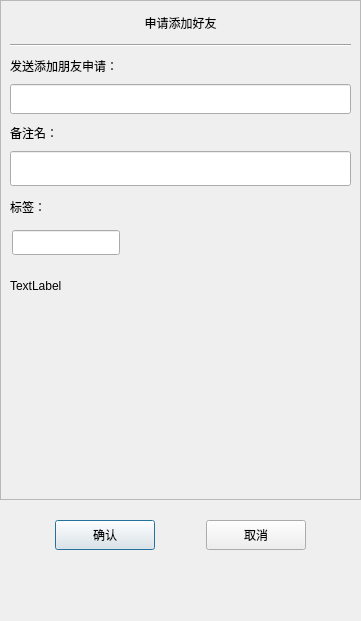
<?xml version="1.0" encoding="UTF-8"?>
<ui version="4.0">
 <class>ApplyFriend</class>
 <widget class="QDialog" name="ApplyFriend">
  <property name="geometry">
   <rect>
    <x>0</x>
    <y>0</y>
    <width>361</width>
    <height>621</height>
   </rect>
  </property>
  <property name="minimumSize">
   <size>
    <width>361</width>
    <height>621</height>
   </size>
  </property>
  <property name="maximumSize">
   <size>
    <width>361</width>
    <height>621</height>
   </size>
  </property>
  <property name="windowTitle">
   <string>Dialog</string>
  </property>
  <layout class="QVBoxLayout" name="verticalLayout">
   <property name="spacing">
    <number>0</number>
   </property>
   <property name="leftMargin">
    <number>0</number>
   </property>
   <property name="topMargin">
    <number>0</number>
   </property>
   <property name="rightMargin">
    <number>0</number>
   </property>
   <property name="bottomMargin">
    <number>0</number>
   </property>
   <item>
    <widget class="QScrollArea" name="scrollArea">
     <property name="minimumSize">
      <size>
       <width>0</width>
       <height>500</height>
      </size>
     </property>
     <property name="widgetResizable">
      <bool>true</bool>
     </property>
     <widget class="QWidget" name="scrollcontent">
      <property name="geometry">
       <rect>
        <x>0</x>
        <y>0</y>
        <width>359</width>
        <height>498</height>
       </rect>
      </property>
      <layout class="QVBoxLayout" name="verticalLayout_2">
       <property name="spacing">
        <number>0</number>
       </property>
       <property name="leftMargin">
        <number>0</number>
       </property>
       <property name="rightMargin">
        <number>0</number>
       </property>
       <item>
        <widget class="QLabel" name="apply_lb">
         <property name="minimumSize">
          <size>
           <width>0</width>
           <height>25</height>
          </size>
         </property>
         <property name="maximumSize">
          <size>
           <width>16777215</width>
           <height>25</height>
          </size>
         </property>
         <property name="text">
          <string>申请添加好友</string>
         </property>
         <property name="alignment">
          <set>Qt::AlignmentFlag::AlignCenter</set>
         </property>
        </widget>
       </item>
       <item>
        <widget class="QWidget" name="apply_wid" native="true">
         <layout class="QVBoxLayout" name="verticalLayout_3">
          <item>
           <widget class="Line" name="line">
            <property name="orientation">
             <enum>Qt::Orientation::Horizontal</enum>
            </property>
           </widget>
          </item>
          <item>
           <widget class="QLabel" name="label">
            <property name="minimumSize">
             <size>
              <width>0</width>
              <height>25</height>
             </size>
            </property>
            <property name="maximumSize">
             <size>
              <width>16777215</width>
              <height>25</height>
             </size>
            </property>
            <property name="text">
             <string>发送添加朋友申请：</string>
            </property>
           </widget>
          </item>
          <item>
           <widget class="CustomizeEdit" name="name_ed">
            <property name="minimumSize">
             <size>
              <width>0</width>
              <height>30</height>
             </size>
            </property>
           </widget>
          </item>
          <item>
           <widget class="QLabel" name="label_2">
            <property name="minimumSize">
             <size>
              <width>0</width>
              <height>25</height>
             </size>
            </property>
            <property name="maximumSize">
             <size>
              <width>16777215</width>
              <height>25</height>
             </size>
            </property>
            <property name="text">
             <string>备注名：</string>
            </property>
           </widget>
          </item>
          <item>
           <widget class="CustomizeEdit" name="back_ed">
            <property name="minimumSize">
             <size>
              <width>0</width>
              <height>35</height>
             </size>
            </property>
           </widget>
          </item>
          <item>
           <widget class="QLabel" name="label_3">
            <property name="minimumSize">
             <size>
              <width>0</width>
              <height>30</height>
             </size>
            </property>
            <property name="maximumSize">
             <size>
              <width>16777215</width>
              <height>30</height>
             </size>
            </property>
            <property name="text">
             <string>标签：</string>
            </property>
           </widget>
          </item>
          <item>
           <widget class="QWidget" name="lb_group_wid" native="true">
            <property name="minimumSize">
             <size>
              <width>0</width>
              <height>50</height>
             </size>
            </property>
            <layout class="QVBoxLayout" name="verticalLayout_4">
             <property name="spacing">
              <number>0</number>
             </property>
             <property name="leftMargin">
              <number>0</number>
             </property>
             <property name="topMargin">
              <number>0</number>
             </property>
             <property name="rightMargin">
              <number>0</number>
             </property>
             <property name="bottomMargin">
              <number>0</number>
             </property>
             <item>
              <widget class="QWidget" name="gridWidget" native="true">
               <property name="sizePolicy">
                <sizepolicy hsizetype="Preferred" vsizetype="Preferred">
                 <horstretch>0</horstretch>
                 <verstretch>40</verstretch>
                </sizepolicy>
               </property>
               <property name="minimumSize">
                <size>
                 <width>0</width>
                 <height>40</height>
                </size>
               </property>
               <property name="maximumSize">
                <size>
                 <width>16777215</width>
                 <height>40</height>
                </size>
               </property>
               <widget class="CustomizeEdit" name="lb_ed">
                <property name="geometry">
                 <rect>
                  <x>2</x>
                  <y>2</y>
                  <width>108</width>
                  <height>25</height>
                 </rect>
                </property>
                <property name="maximumSize">
                 <size>
                  <width>16777215</width>
                  <height>35</height>
                 </size>
                </property>
               </widget>
              </widget>
             </item>
             <item>
              <widget class="QWidget" name="input_tip_wid" native="true">
               <property name="minimumSize">
                <size>
                 <width>0</width>
                 <height>35</height>
                </size>
               </property>
               <property name="maximumSize">
                <size>
                 <width>16777215</width>
                 <height>35</height>
                </size>
               </property>
               <layout class="QVBoxLayout" name="verticalLayout_5">
                <property name="spacing">
                 <number>0</number>
                </property>
                <property name="leftMargin">
                 <number>0</number>
                </property>
                <property name="topMargin">
                 <number>0</number>
                </property>
                <property name="bottomMargin">
                 <number>0</number>
                </property>
                <item>
                 <widget class="ClickedOnceLabel" name="tip_lb">
                  <property name="text">
                   <string>TextLabel</string>
                  </property>
                 </widget>
                </item>
               </layout>
              </widget>
             </item>
            </layout>
           </widget>
          </item>
         </layout>
        </widget>
       </item>
       <item>
        <widget class="QWidget" name="widget" native="true">
         <property name="minimumSize">
          <size>
           <width>0</width>
           <height>60</height>
          </size>
         </property>
         <layout class="QHBoxLayout" name="horizontalLayout_2">
          <property name="leftMargin">
           <number>0</number>
          </property>
          <property name="topMargin">
           <number>0</number>
          </property>
          <property name="rightMargin">
           <number>0</number>
          </property>
          <property name="bottomMargin">
           <number>0</number>
          </property>
          <item>
           <widget class="QWidget" name="lb_list" native="true">
            <property name="minimumSize">
             <size>
              <width>287</width>
              <height>50</height>
             </size>
            </property>
            <property name="maximumSize">
             <size>
              <width>287</width>
              <height>16777215</height>
             </size>
            </property>
           </widget>
          </item>
          <item>
           <widget class="QWidget" name="more_lb_wid" native="true">
            <property name="minimumSize">
             <size>
              <width>30</width>
              <height>0</height>
             </size>
            </property>
            <property name="maximumSize">
             <size>
              <width>30</width>
              <height>16777215</height>
             </size>
            </property>
            <layout class="QVBoxLayout" name="verticalLayout_6">
             <property name="spacing">
              <number>0</number>
             </property>
             <item>
              <spacer name="verticalSpacer_4">
               <property name="orientation">
                <enum>Qt::Orientation::Vertical</enum>
               </property>
               <property name="sizeHint" stdset="0">
                <size>
                 <width>20</width>
                 <height>40</height>
                </size>
               </property>
              </spacer>
             </item>
             <item>
              <widget class="ClickedOnceLabel" name="more_lb">
               <property name="minimumSize">
                <size>
                 <width>25</width>
                 <height>25</height>
                </size>
               </property>
               <property name="maximumSize">
                <size>
                 <width>25</width>
                 <height>25</height>
                </size>
               </property>
               <property name="text">
                <string/>
               </property>
              </widget>
             </item>
             <item>
              <spacer name="verticalSpacer_3">
               <property name="orientation">
                <enum>Qt::Orientation::Vertical</enum>
               </property>
               <property name="sizeHint" stdset="0">
                <size>
                 <width>20</width>
                 <height>40</height>
                </size>
               </property>
              </spacer>
             </item>
            </layout>
           </widget>
          </item>
         </layout>
        </widget>
       </item>
      </layout>
     </widget>
    </widget>
   </item>
   <item>
    <spacer name="verticalSpacer_2">
     <property name="orientation">
      <enum>Qt::Orientation::Vertical</enum>
     </property>
     <property name="sizeType">
      <enum>QSizePolicy::Policy::Fixed</enum>
     </property>
     <property name="sizeHint" stdset="0">
      <size>
       <width>20</width>
       <height>10</height>
      </size>
     </property>
    </spacer>
   </item>
   <item>
    <widget class="QWidget" name="apply_sure_wid" native="true">
     <property name="minimumSize">
      <size>
       <width>0</width>
       <height>50</height>
      </size>
     </property>
     <layout class="QHBoxLayout" name="horizontalLayout">
      <item>
       <spacer name="horizontalSpacer">
        <property name="orientation">
         <enum>Qt::Orientation::Horizontal</enum>
        </property>
        <property name="sizeHint" stdset="0">
         <size>
          <width>40</width>
          <height>20</height>
         </size>
        </property>
       </spacer>
      </item>
      <item>
       <widget class="ClickedBtn" name="sure_btn">
        <property name="minimumSize">
         <size>
          <width>100</width>
          <height>30</height>
         </size>
        </property>
        <property name="text">
         <string>确认</string>
        </property>
       </widget>
      </item>
      <item>
       <spacer name="horizontalSpacer_3">
        <property name="orientation">
         <enum>Qt::Orientation::Horizontal</enum>
        </property>
        <property name="sizeHint" stdset="0">
         <size>
          <width>40</width>
          <height>20</height>
         </size>
        </property>
       </spacer>
      </item>
      <item>
       <widget class="ClickedBtn" name="cancel_btn">
        <property name="minimumSize">
         <size>
          <width>100</width>
          <height>30</height>
         </size>
        </property>
        <property name="text">
         <string>取消</string>
        </property>
       </widget>
      </item>
      <item>
       <spacer name="horizontalSpacer_2">
        <property name="orientation">
         <enum>Qt::Orientation::Horizontal</enum>
        </property>
        <property name="sizeHint" stdset="0">
         <size>
          <width>40</width>
          <height>20</height>
         </size>
        </property>
       </spacer>
      </item>
     </layout>
    </widget>
   </item>
   <item>
    <spacer name="verticalSpacer">
     <property name="orientation">
      <enum>Qt::Orientation::Vertical</enum>
     </property>
     <property name="sizeHint" stdset="0">
      <size>
       <width>20</width>
       <height>40</height>
      </size>
     </property>
    </spacer>
   </item>
  </layout>
 </widget>
 <customwidgets>
  <customwidget>
   <class>ClickedBtn</class>
   <extends>QPushButton</extends>
   <header location="global">clickedbtn.h</header>
  </customwidget>
  <customwidget>
   <class>CustomizeEdit</class>
   <extends>QLineEdit</extends>
   <header location="global">customizeedit.h</header>
  </customwidget>
  <customwidget>
   <class>ClickedOnceLabel</class>
   <extends>QLabel</extends>
   <header location="global">clickedoncelabel.h</header>
  </customwidget>
 </customwidgets>
 <resources/>
 <connections/>
</ui>
